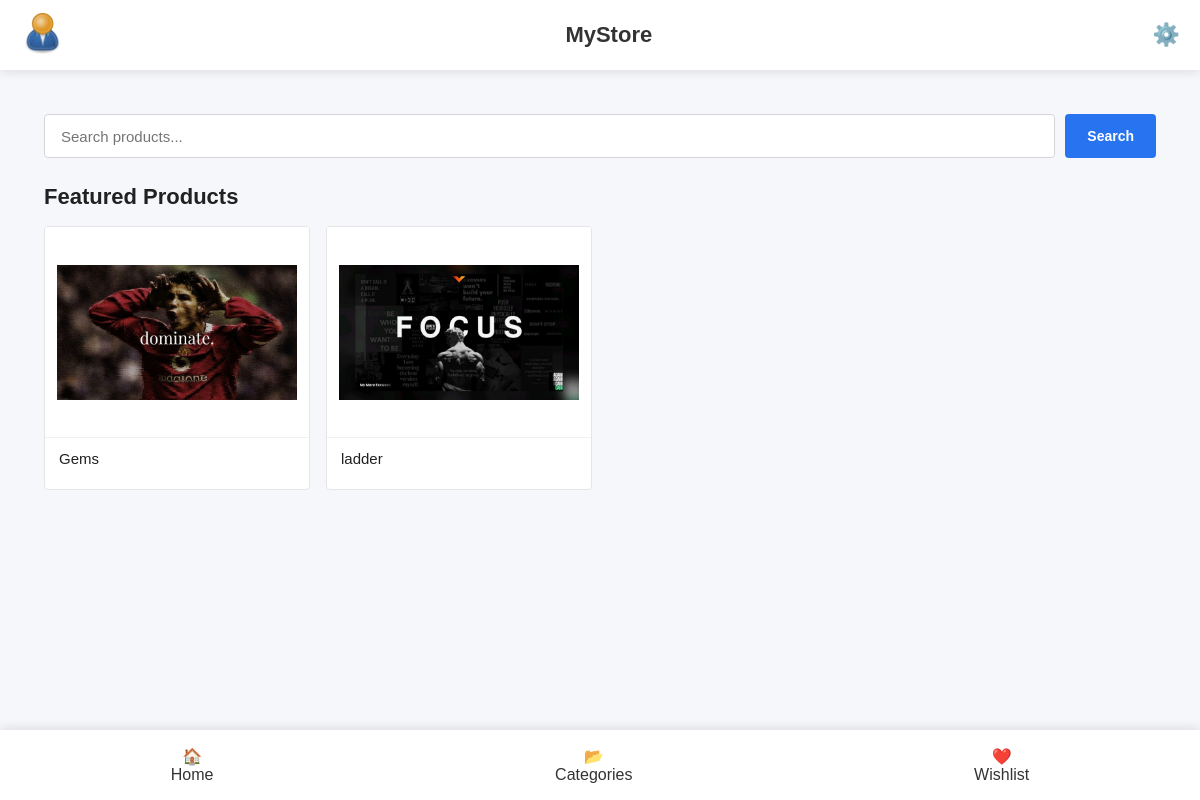
The app's page /, older data.
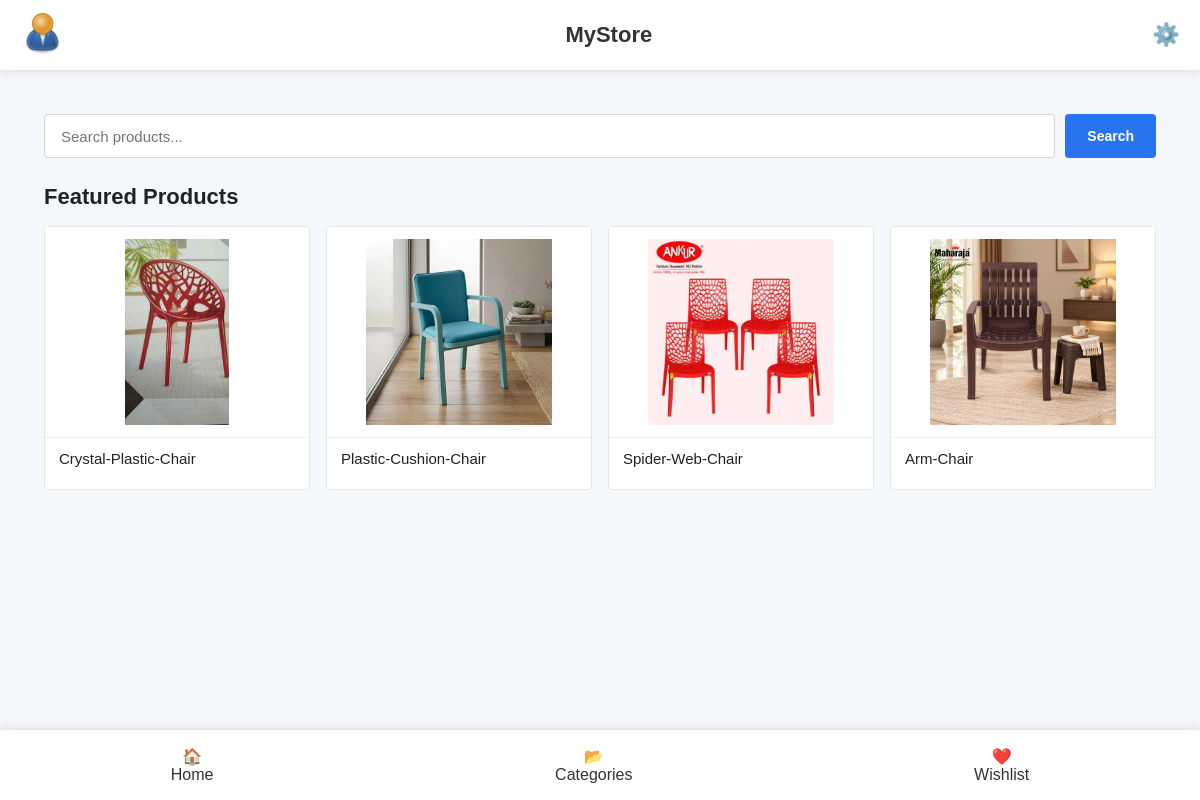
The same page, newer data.
### products/models.py (models this page shows, shortened)
class Product(models.Model):
    STATUS_CHOICES = (
        ("draft", "Draft"),
        ("published", "Published"),
        ("out_of_stock", "Out of Stock"),
        ("archived", "Archived"),
    )
    id = models.UUIDField(primary_key=True, default=uuid.uuid4, editable=False)
    category = models.ForeignKey(
        Category,
        on_delete=models.PROTECT,
        related_name="products",
    )
    brand = models.ForeignKey(
        Brand,
        on_delete=models.PROTECT,
        related_name="products",
    )
    name = models.CharField(max_length=200)
    slug = models.SlugField(max_length=220, unique=True, blank=True)
    description = models.TextField()
    status = models.CharField(
        max_length=20,
        choices=STATUS_CHOICES,
        default="draft",
    )
    is_featured = models.BooleanField(default=False)
    is_deleted = models.BooleanField(default=False)
    created_at = models.DateTimeField(auto_now_add=True)
    updated_at = models.DateTimeField(auto_now=True)
    class Meta:
        ordering = ["-created_at"]

class ProductVariant(models.Model):
    id = models.UUIDField(primary_key=True, default=uuid.uuid4, editable=False)
    product = models.ForeignKey(
        Product,
        on_delete=models.CASCADE,
        related_name="variants",
    )
    price=models.DecimalField(
        max_digits=10,
        decimal_places=2,
        default=0.00
    )
    color = models.ForeignKey(Color, on_delete=models.PROTECT)
    stock = models.PositiveIntegerField(default=0)
    is_active = models.BooleanField(default=True)
    is_default = models.BooleanField(default=False)

class ProductImage(models.Model):
    id = models.UUIDField(primary_key=True, default=uuid.uuid4, editable=False)
    variant = models.ForeignKey(
        ProductVariant,
        on_delete=models.CASCADE,
        related_name="images",
    )
    image = models.ImageField(upload_to="productImage/")
    is_primary = models.BooleanField(default=False)

### accounts/views.py (the view)
# urls.py: path('',views.user_dashboard,name='user_dashboard'),
def user_dashboard(request):
    featured_products = Product.objects.filter(status="published", is_deleted=False, is_featured=True)
    context = {"featured_products": featured_products}
    return render(request, 'dashboard.html', context)

### template/dashboard.html (shortened to what this page needs)
{% extends 'base.html' %}
{% load static %}
{% block extra_css %}
    <link rel="stylesheet" href="{% static 'css/dashboard.css' %}">
{% endblock %}
{% block content %}
<main class="user-dashboard">
    <section class="search-bar-section">
        <form action="{% url 'products:product_search' %}" method="get" class="search-form">
            <input
                type="text"
                name="q"
                placeholder="Search products..."
                value="{{ request.GET.q }}"
                class="search-input"
            >
            <button type="submit" class="search-button">
                Search
            </button>
        </form>
    </section>
    <section class="featured-products-section">
        <h2 class="section-title">Featured Products</h2>
        {% if featured_products %}
            <div class="product-grid">
                {% for product in featured_products %}
                    <a href="{% url 'products:product_detail' product.slug %}" class="product-card-link">
                        <div class="product-card">
                            <div class="product-card-image">
                                {% with variant=product.variants.first %}
                                    {% if variant and variant.images.first %}
                                        <img
                                            src="{{ variant.images.first.image.url }}"
                                            alt="{{ product.name }}"
                                        >
                                    {% else %}
                                        <div class="no-image">
                                            No Image
                                        </div>
                                    {% endif %}
                                {% endwith %}
                            </div>
                            <div class="product-card-info">
                                <p class="product-card-name">{{ product.name }}</p>
                            </div>
                        </div>
                    </a>
                    {% endfor %}
            </div>
        {% else %}
            <p class="no-products">No featured products available right now.</p>
        {% endif %}
    </section>
</main>
{% endblock %}

### template/base.html (shortened to what this page needs)
{% load static %}
<!doctype html>
<html lang="en">
  <head>
    <link rel="stylesheet" href="{% static 'css/base.css' %}" />
    {% block extra_css %} {% endblock %}
  </head>
  <body>
    {% include 'includes/navbar.html' %}
    <main class="main-content">
      {% block content %}
      {% endblock %}
    </main>
    {% include 'includes/bottom_nav.html' %}
  </body>
</html>

### template/includes/navbar.html (shortened to what this page needs)
{% load static %}
<header class="top-navbar">
  <div class="left-section">
    {% if user.profile_image %}
    <a href="{% url 'user_profile' %}">
      <img
        src="{{ user.profile_image.url }}"
        alt="Profile"
        class="profile-image"
      />
    </a>
    {% else %}
    <a href="{% url 'user_profile' %}">
      <img
        src="{% static 'images/default-profile.png' %}"
        alt="Profile"
        class="profile-image"
      />
    </a>
    {% endif %}
  </div>
  <div class="center-section">
    <h2 class="logo">MyStore</h2>
  </div>
  <div class="right-section">
    <div class="settings-container">
      <button class="icon-btn settings-btn">⚙️</button>
    </div>
  </div>
</header>

### template/includes/bottom_nav.html (shortened to what this page needs)
<nav class="bottom-nav">
    <a href="{% url 'user_dashboard' %}">
        🏠
        <span>Home</span>
    </a>
    <a href="#">
        📂
        <span>Categories</span>
    </a>
    <a href="{% url 'wishlist:wishlist' %}">
        ❤️
        <span>Wishlist</span>
    </a>
</nav>

### static/css/base.css (style rules this page uses)
* { margin: 0; padding: 0; box-sizing: border-box; }
body { font-family: Arial, sans-serif; background: #f5f7fa; color: #333; }
.main-content { padding: 20px; padding-top: 90px; padding-bottom: 90px; }
.top-navbar { position: fixed; top: 0; width: 100%; height: 70px; background: white; display: flex; justify-content: space-between; align-items: center; padding: 0 20px; box-shadow: 0 2px 10px rgba(0, 0, 0, 0.1); z-index: 1000; }
.profile-image { width: 45px; height: 45px; border-radius: 50%; object-fit: cover; }
.logo { font-size: 22px; }
.right-section { display: flex; gap: 15px; align-items: center; }
.icon-btn { background: none; border: none; text-decoration: none; font-size: 22px; cursor: pointer; }
.settings-container, .notification-container { position: relative; }
.bottom-nav { position: fixed; bottom: 0; width: 100%; height: 70px; background: white; display: flex; justify-content: space-around; align-items: center; box-shadow: 0 -2px 10px rgba(0, 0, 0, 0.1); }
.bottom-nav a { display: flex; flex-direction: column; align-items: center; text-decoration: none; color: #333; }

### static/css/dashboard.css (style rules this page uses)
.search-form { display: flex; gap: 10px; margin: 24px 24px 10px; }
.search-input { flex: 1; height: 44px; padding: 0 16px; border: 1px solid #d5d5d5; border-radius: 4px; background: #fff; font-size: 15px; outline: none; }
.search-button { height: 44px; padding: 0 22px; border: none; border-radius: 4px; background: #2874f0; color: white; font-size: 14px; font-weight: 600; cursor: pointer; }
.featured-products-section { padding: 16px 24px 30px; }
.section-title { margin: 0 0 16px; font-size: 22px; font-weight: 600; color: #212121; }
.product-grid { display: grid; grid-template-columns: repeat(4, minmax(0, 1fr)); gap: 16px; }
.product-card-link { display: block; text-decoration: none; color: inherit; }
.product-card { background: #fff; border: 1px solid #e5e5e5; border-radius: 4px; overflow: hidden; transition: box-shadow 0.2s ease, transform 0.2s ease; }
.product-card-image { width: 100%; height: 210px; display: flex; align-items: center; justify-content: center; background: #fff; padding: 12px; }
.product-card-image img { width: 100%; height: 100%; object-fit: contain; display: block; }
.product-card-info { padding: 12px 14px 14px; border-top: 1px solid #f0f0f0; }
.product-card-name { margin: 0 0 8px; font-size: 15px; font-weight: 500; color: #212121; white-space: nowrap; overflow: hidden; text-overflow: ellipsis; }

Row changes from the older to the newer data that the page shows:
removed Product: variants.first.images.first.image (picture), name "Gems"
removed Product: variants.first.images.first.image (picture), name "ladder"
added Product: variants.first.images.first.image (picture), name "Crystal-Plastic-Chair"
added Product: variants.first.images.first.image (picture), name "Plastic-Cushion-Chair"
added Product: variants.first.images.first.image (picture), name "Spider-Web-Chair"
added Product: variants.first.images.first.image (picture), name "Arm-Chair"
